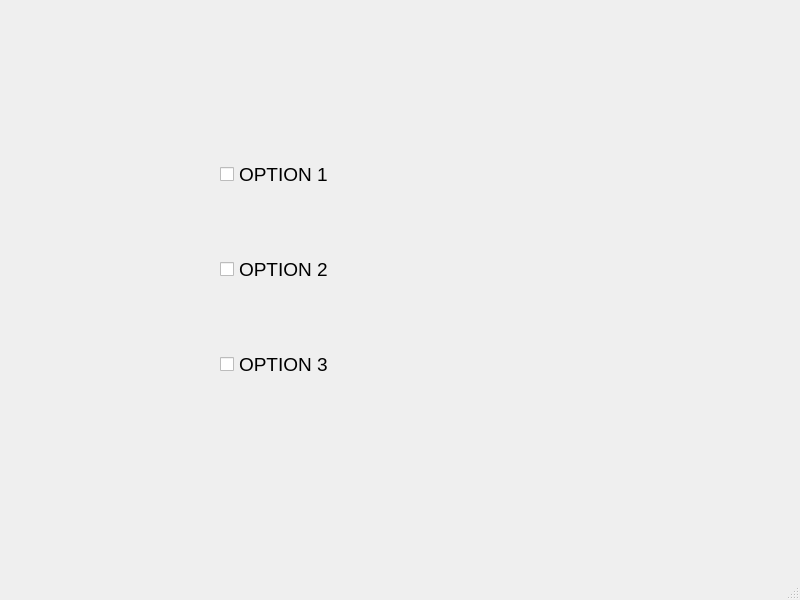
<?xml version="1.0" encoding="UTF-8"?>
<ui version="4.0">
 <class>MainWindow</class>
 <widget class="QMainWindow" name="MainWindow">
  <property name="geometry">
   <rect>
    <x>0</x>
    <y>0</y>
    <width>800</width>
    <height>600</height>
   </rect>
  </property>
  <property name="windowTitle">
   <string>MainWindow</string>
  </property>
  <widget class="QWidget" name="centralwidget">
   <widget class="QWidget" name="">
    <property name="geometry">
     <rect>
      <x>220</x>
      <y>100</y>
      <width>311</width>
      <height>341</height>
     </rect>
    </property>
    <layout class="QVBoxLayout" name="verticalLayout">
     <item>
      <widget class="QCheckBox" name="checkBox">
       <property name="font">
        <font>
         <pointsize>14</pointsize>
        </font>
       </property>
       <property name="text">
        <string>OPTION 1</string>
       </property>
      </widget>
     </item>
     <item>
      <widget class="QCheckBox" name="checkBox_2">
       <property name="font">
        <font>
         <pointsize>14</pointsize>
        </font>
       </property>
       <property name="text">
        <string>OPTION 2</string>
       </property>
      </widget>
     </item>
     <item>
      <widget class="QCheckBox" name="checkBox_3">
       <property name="font">
        <font>
         <pointsize>14</pointsize>
        </font>
       </property>
       <property name="text">
        <string>OPTION 3</string>
       </property>
      </widget>
     </item>
    </layout>
   </widget>
  </widget>
  <widget class="QMenuBar" name="menubar">
   <property name="geometry">
    <rect>
     <x>0</x>
     <y>0</y>
     <width>800</width>
     <height>26</height>
    </rect>
   </property>
  </widget>
  <widget class="QStatusBar" name="statusbar"/>
 </widget>
 <resources/>
 <connections/>
</ui>
